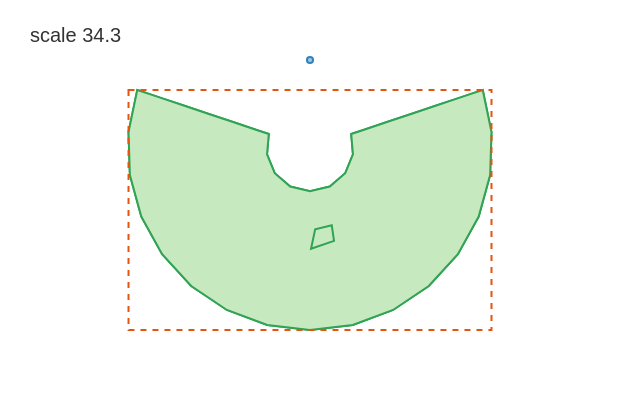

Express this chart as Vega-Lite.
### Vega specification from a JSON file in a GitHub repository (floating-point values rounded to 4 significant figures)
{"$schema": "https://vega.github.io/schema/vega/v6.json", "description": "geoBounds and geoScale asked about a fitted projection. Both need the projection, and a projection is made of signals — so a signal's update has to be able to see the projections that have settled by the time it runs. geoBounds takes a GeoJSON object rather than an array, which is why the features are wrapped.", "width": 300, "height": 200, "padding": 5, "background": "white", "data": [{"name": "land", "values": {"type": "FeatureCollection", "features": [{"type": "Feature", "properties": {"n": "west"}, "geometry": {"type": "Polygon", "coordinates": [[[-120, 30], [-100, 30], [-100, 48], [-118, 46], [-120, 30]]]}}, {"type": "Feature", "properties": {"n": "east"}, "geometry": {"type": "Polygon", "coordinates": [[[-95, 28], [-72, 32], [-70, 45], [-90, 44], [-95, 28]]]}}]}, "format": {"type": "json", "property": "features"}}], "signals": [{"name": "box", "update": "geoBounds('p', {type: 'FeatureCollection', features: data('land')})"}, {"name": "k", "update": "geoScale('p')"}], "projections": [{"name": "p", "type": "albers", "fit": {"signal": "data('land')"}, "extent": [[10, 40], [290, 160]]}], "marks": [{"description": "The features themselves.", "type": "shape", "from": {"data": "land"}, "encode": {"enter": {"fill": {"value": "#c7e9c0"}, "stroke": {"value": "#31a354"}}}, "transform": [{"type": "geoshape", "projection": "p"}]}, {"description": "The box geoBounds reported, drawn over them.", "type": "rect", "encode": {"enter": {"x": {"signal": "box[0][0]"}, "y": {"signal": "box[0][1]"}, "x2": {"signal": "box[1][0]"}, "y2": {"signal": "box[1][1]"}, "stroke": {"value": "#e6550d"}, "strokeWidth": {"value": 1}, "strokeDash": {"value": [3, 3]}}}}, {"description": "A circle whose radius is a fixed number of projected units, which only geoScale can give.", "type": "symbol", "encode": {"enter": {"x": {"value": 150}, "y": {"value": 25}, "size": {"signal": "PI * pow(k * 0.05, 2)"}, "fill": {"value": "#9ecae1"}, "stroke": {"value": "#3182bd"}}}}, {"type": "text", "encode": {"enter": {"x": {"value": 10}, "y": {"value": 16}, "text": {"signal": "'scale ' + format(k, '.1f')"}, "fontSize": {"value": 10}, "fill": {"value": "#333333"}}}}]}
